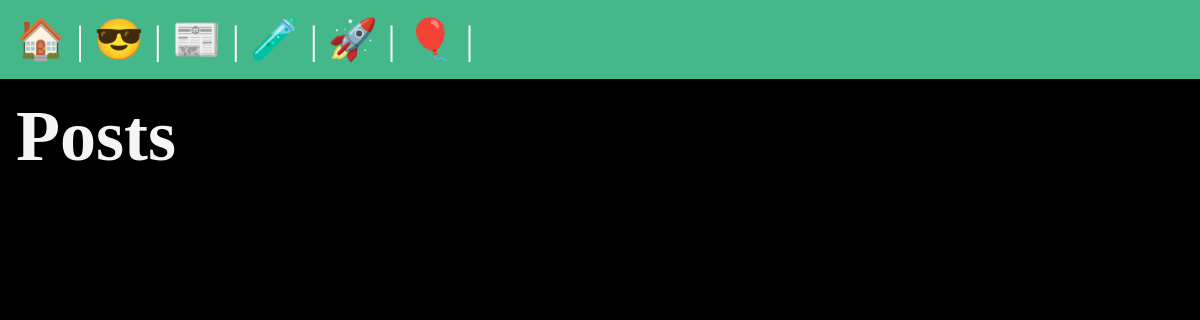
The app's page /posts/, older data.
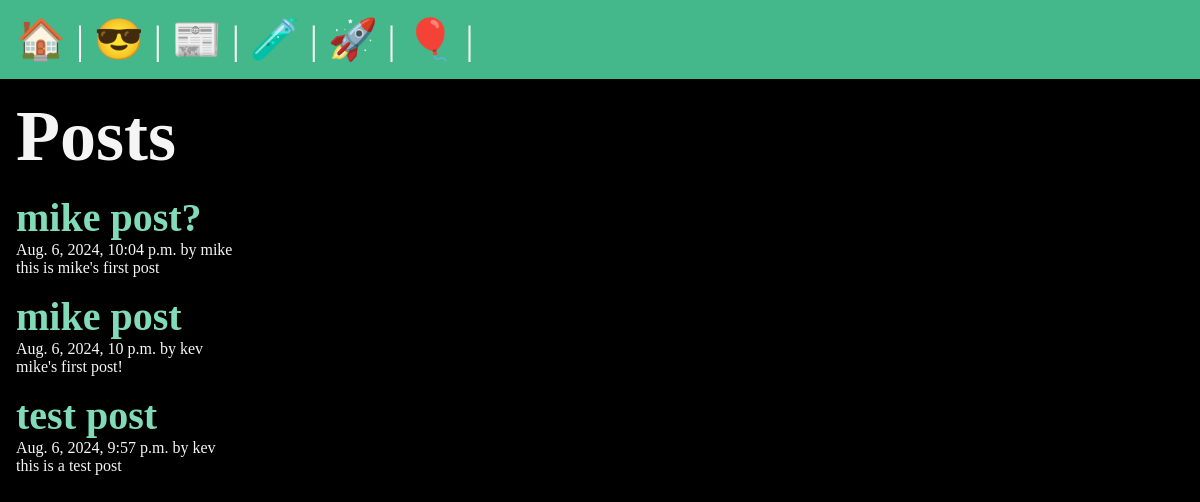
The same page, newer data.
### posts/models.py (models this page shows, shortened)
class Post(models.Model):
    title = models.CharField(max_length=75)
    body = models.TextField()
    slug = models.SlugField()
    date = models.DateTimeField(auto_now_add=True)
    banner = models.ImageField(default='fallback.png',blank=True)
    author = models.ForeignKey(User, on_delete=models.CASCADE, default=None)

### posts/views.py (the view)
# urls.py: path('', views.posts_list, name="list"),
def posts_list(request):
    posts = Post.objects.all().order_by('-date')
    return render(request, 'posts/posts_list.html', { 'posts':posts })

### posts/templates/posts/posts_list.html (shortened to what this page needs)
{% extends 'layout.html' %}
{% block content %}
    <section>
    <h1>Posts</h1>
    {% for post in posts %}
        <artical calss="post">
            <h2>
                <a href="{% url 'post:page' slug=post.slug %}">
                {{ post.title }}
                </a>
            </h2>
            <p>{{ post.date }} by {{ post.author }}</p>
            <p>{{ post.body }}</p>
        </artical>
    {% endfor %}
    </section>
{%  endblock %}

### templates/layout.html (shortened to what this page needs)
<!DOCTYPE html>
{% load static %}
<html lang="en">
<head>
    <link rel="stylesheet" href="{% static 'css/style.css' %}"/>
</head>
<body>
    <nav>
        <a href="/">
            <span role='img' aria-label="Home" title="Home">🏠</span>
        </a> |
        <a href="/about">
            <span role='img' aria-label="About" title="About">😎</span>
        </a> |
        <a href="{% url 'post:list' %}">
            <span role='img' aria-label="Posts List" title="Posts List">📰</span>
        </a> |
        <a href="{% url 'thetest:test_list' %}">
            <span role='img' aria-label="Thetest" title="Dev Test">🧪</span>
        </a> |
        <a href="{% url 'users:sign_up' %}">
            <span role='img' aria-label="Users Sign Up" title="Sign Up">🚀</span>
        </a>
        </a> |
        {% if user.is_authenticated %}
        <a href="{% url 'post:new-post' %}">
            <span role='img' aria-label="New Post" title="New Post">🆕</span>
        </a> |
        <form class="logout" action="{% url 'users:logout' %}" method="post">
            {% csrf_token %}
            <button class="logout-button" aria-label="USer Logout" title="Logout">👋</button>
        </form>
        {% else %}
        <a href="{% url 'users:login' %}">
            <span role='img' aria-label="Users Login" title="Login">🎈</span>
        </a> |
        {% endif %}
    </nav>
    <main>
        {% block content %}
        {% endblock %}
    </main>
</body>
</html>

### static/css/style.css (style rules this page uses)
* { margin: 0; padding: 0; box-sizing: border-box; }
body { min-height: 100vh; background-color: black; color: whitesmoke; font-size: 3rem; }
nav { padding: 1rem; background-color: #44B78B; color: white; font-size: 2.5rem; }
main { padding: 1rem; }
section { display: flex; flex-flow: column; gap: 1rem; }
h2 { font-size: 2.5rem; }
p { font-size: 1rem; }
a { text-decoration: none; color: #81dbb8; }

Row changes from the older to the newer data that the page shows:
added Post: title "mike post?", date "Aug. 6, 2024, 10:04 p.m.", author "mike", body "this is mike's first post"
added Post: title "mike post", date "Aug. 6, 2024, 10 p.m.", author "kev", body "mike's first post!"
added Post: title "test post", date "Aug. 6, 2024, 9:57 p.m.", author "kev", body "this is a test post"
